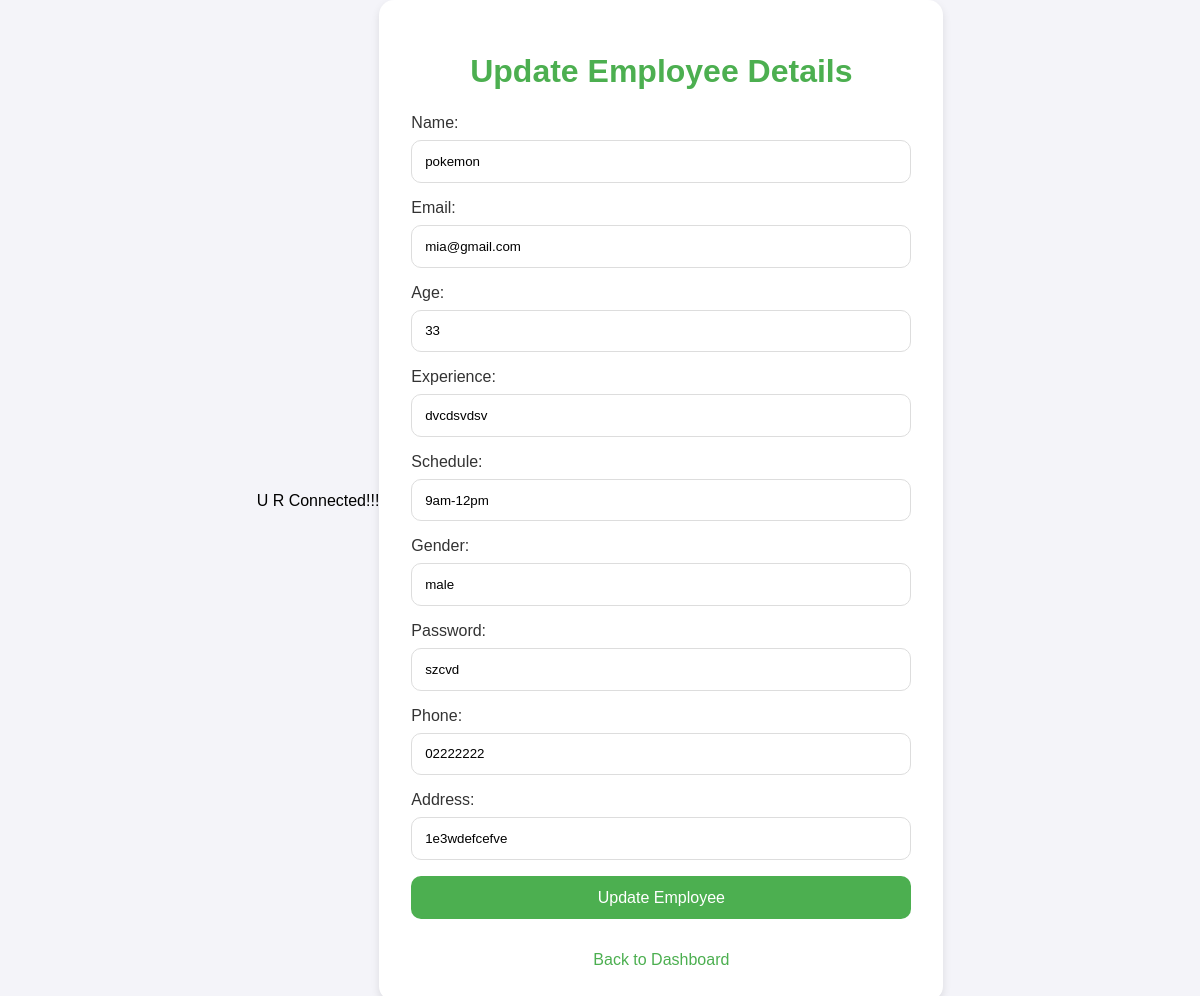
/update_employee.php?id=1 (signed in), run on the app's committed database.
### tables this page shows
CREATE TABLE `employees` (
  `ID` int(11) NOT NULL,
  `Name` varchar(100) NOT NULL,
  `Email` varchar(100) NOT NULL,
  `Password` varchar(255) NOT NULL,
  `Experience` varchar(100) NOT NULL,
  `Schedule` varchar(100) NOT NULL,
  `Age` int(11) NOT NULL,
  `Gender` varchar(100) NOT NULL,
  `Profession` varchar(50) NOT NULL,
  `Phone` varchar(15) DEFAULT NULL,
  `Address` varchar(50) DEFAULT NULL
);

### update_employee.php (the view, shortened to what this page needs)
<?php
include 'GYM-DBMS.php';
if (isset($_GET['id'])) {
    $employee_id = $_GET['id'];
    $sql = "SELECT * FROM employees WHERE ID = ?";
    if ($stmt = $conn->prepare($sql)) {
        $stmt->bind_param('i', $employee_id);
        $stmt->execute();
        $result = $stmt->get_result();
        if ($result->num_rows > 0) {
            $employee = $result->fetch_assoc();
        } else {
            echo "Employee not found!";
            exit();
        }
    } else {
        echo "Query preparation failed!";
        exit();
    }
} else {
    echo "No employee ID provided!";
    exit();
}
?>
<!DOCTYPE html>
<html lang="en">
<head>
</head>
<body>
    <div class="container">
        <h1>Update Employee Details</h1>
        <form method="POST">
    <label for="Name">Name:</label>
    <input type="text" id="Name" name="Name" value="<?php echo htmlspecialchars($employee['Name']); ?>" required>
    <label for="Email">Email:</label>
    <input type="email" id="Email" name="Email" value="<?php echo htmlspecialchars($employee['Email']); ?>" required>
    <label for="Age">Age:</label>
    <input type="text" id="Age" name="Age" value="<?php echo htmlspecialchars($employee['Age']); ?>" required>
    <label for="Experience">Experience:</label>
    <input type="text" id="Experience" name="Experience" value="<?php echo htmlspecialchars($employee['Experience']); ?>" required>
    <label for="Schedule">Schedule:</label>
    <input type="text" id="Schedule" name="Schedule" value="<?php echo htmlspecialchars($employee['Schedule']); ?>" required>
    <label for="Gender">Gender:</label>
    <input type="text" id="Gender" name="Gender" value="<?php echo htmlspecialchars($employee['Gender']); ?>" required>
    <label for="Password">Password:</label>
    <input type="text" id="Password" name="Password" value="<?php echo htmlspecialchars($employee['Password']); ?>" required>
    <label for="Phone">Phone:</label>
    <input type="text" id="Phone" name="Phone" value="<?php echo htmlspecialchars($employee['Phone']); ?>" required>
    <label for="Address">Address:</label>
    <input type="text" id="Address" name="Address" value="<?php echo htmlspecialchars($employee['Address']); ?>" required>
    <input type="submit" value="Update Employee">
</form>
        <a href="admin_dashboard.php" class="back-link">Back to Dashboard</a>
    </div>
</body>
</html>

### update_employee.php (style rules this page uses)
body { font-family: Arial, sans-serif; background-color: #f4f4f9; display: flex; justify-content: center; align-items: center; min-height: 100vh; margin: 0; }
.container { background-color: white; padding: 2rem; border-radius: 15px; box-shadow: 0 4px 8px rgba(0, 0, 0, 0.1); width: 100%; max-width: 500px; }
h1 { color: #4CAF50; text-align: center; margin-bottom: 1.5rem; }
form { display: flex; flex-direction: column; }
label { margin-bottom: 0.5rem; color: #333; }
input[type="text"], input[type="email"], input[type="number"], input[type="submit"] { padding: 0.8rem; border: 1px solid #ddd; border-radius: 10px; margin-bottom: 1rem; width: 100%; }
input[type="submit"] { background-color: #4CAF50; color: white; cursor: pointer; font-size: 1rem; border: none; }
.back-link { text-align: center; display: block; margin-top: 1rem; text-decoration: none; color: #4CAF50; }

### data on the page
employees: Name "pokemon", Email "mia@gmail.com", Age "33", Experience "dvcdsvdsv", Schedule "9am-12pm", Gender "male", Password "szcvd", Phone "02222222", Address "1e3wdefcefve"
